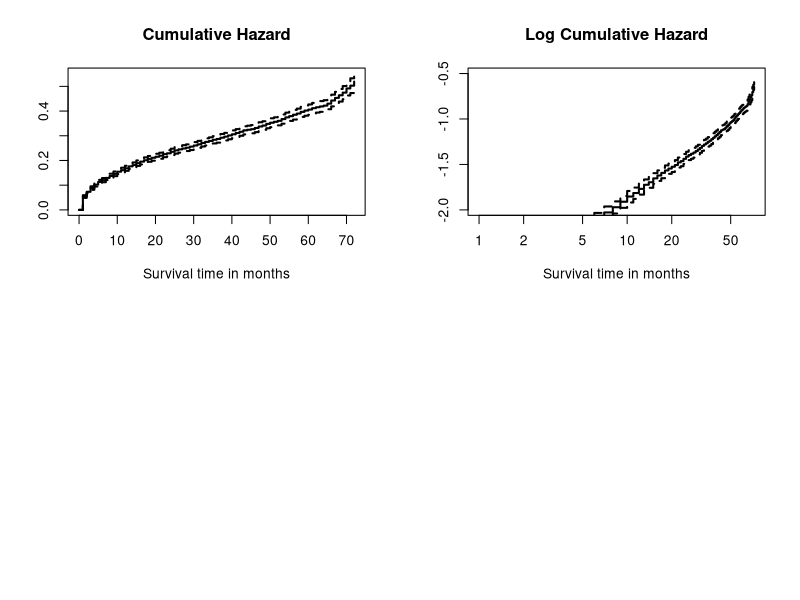
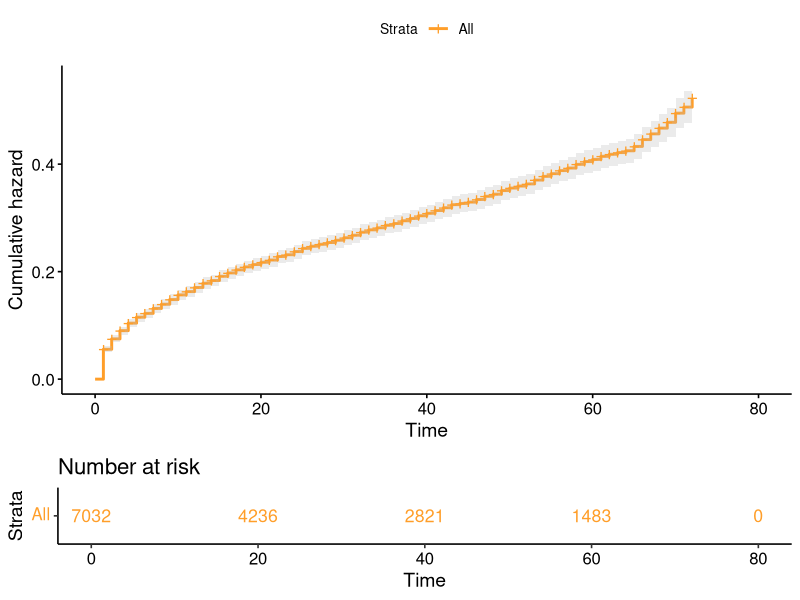
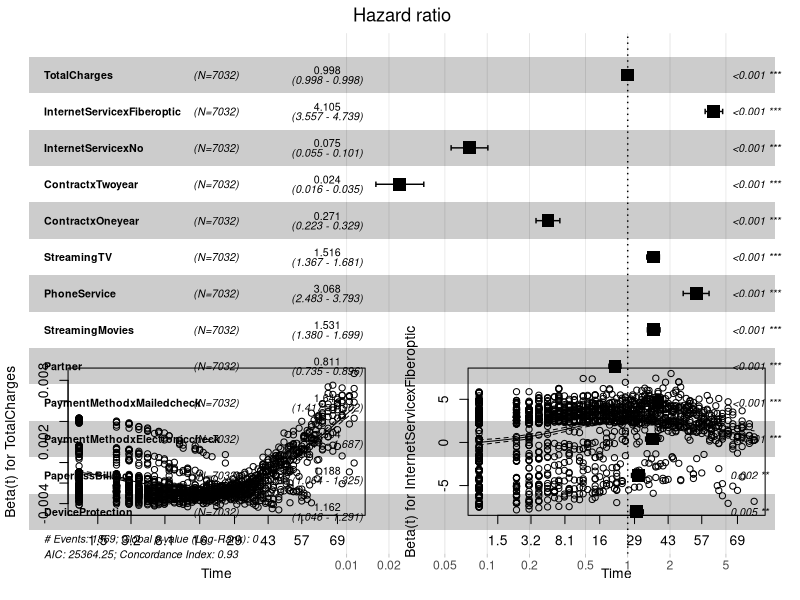
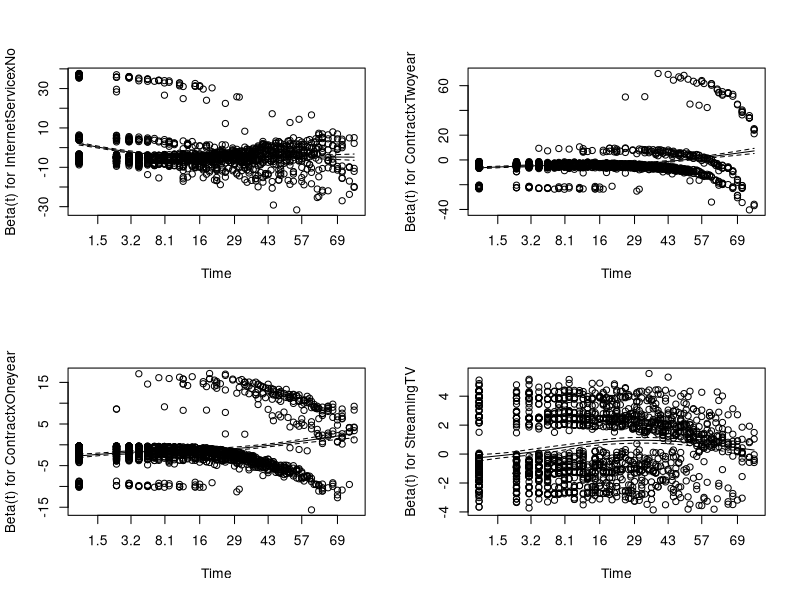
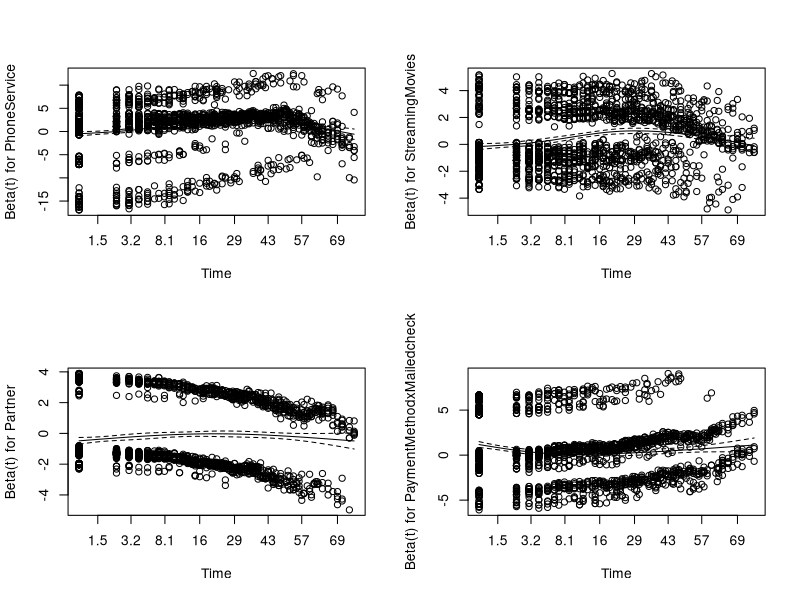
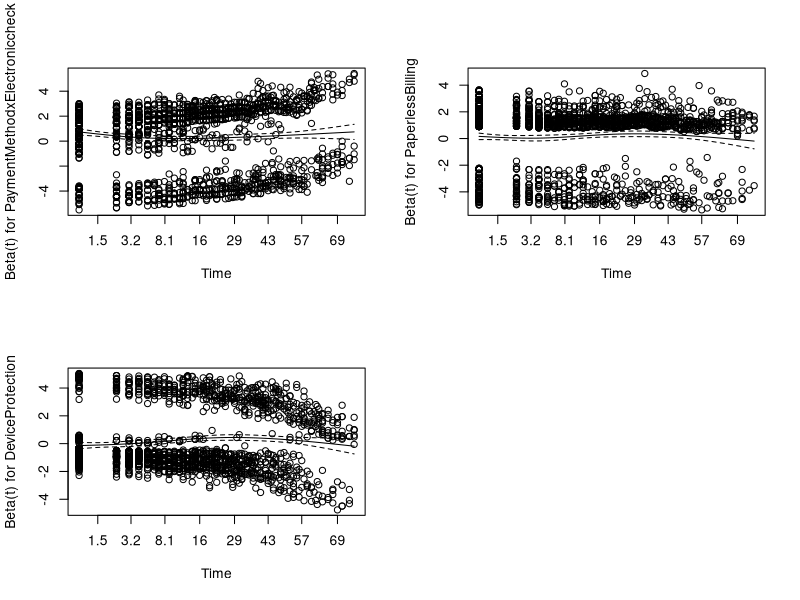
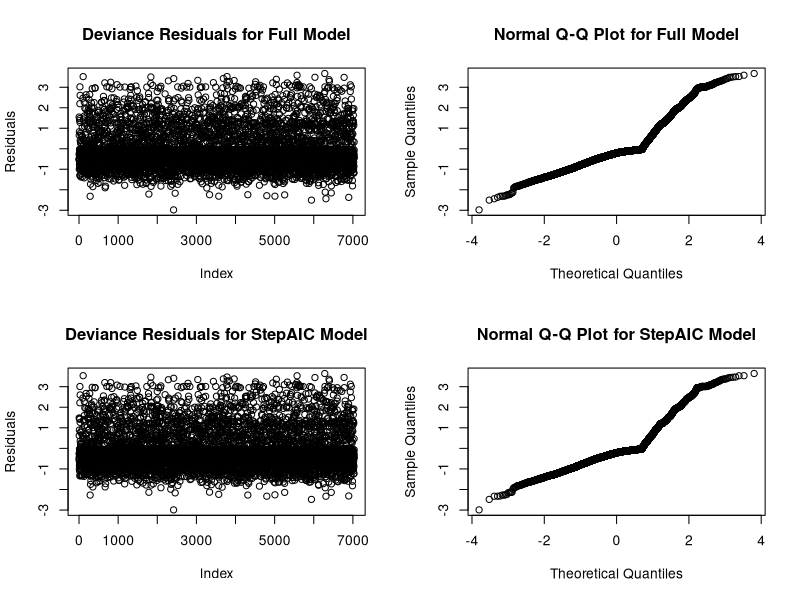

Reproduce these figures in R, in order. (Note: this script raises an error after producing the figures.)
library(survival)
library(carData)
library(car)
library(grid)
library(MASS)
library(dplyr)
library(rlist)
library(caTools)
library(ggplot2)
library(cowplot)
library(magrittr)
library(ggpubr)
library(survminer)

##' read data
setwd("~/Desktop/cuschur")
data<-read.csv("numeric-churn.csv",header=TRUE,sep=',')
km<-survfit(Surv(tenure,Churn)~1,data=data)

##' plot harzard
par(mfrow=c(2,2))
plot(km, main="Cumulative Hazard", xlab="Survival time in months", lwd=2, fun="cumhaz")
plot(km, main="Log Cumulative Hazard", xlab="Survival time in months", ylim=c(-2,-0.5),lwd=2, fun="cloglog")
ggsurvplot(km, data = data, conf.int = TRUE, 
           palette = c("#FF9E29", "#86AA00"),
           risk.table = TRUE, risk.table.col = "strata",
           fun = "cumhaz")

##' step regression
full <- coxph(Surv(tenure,Churn)~.,data=data)
null <- coxph(Surv(tenure,Churn)~1,data=data)
summary(full)
summary(null)
step_back <- step(full, direction='backward', trace=FALSE)
step_for <- step(null, direction='forward', scope=list(upper=full, lower=null), trace=FALSE)
summary(step_back)
summary(step_for)

optimal <- coxph(Surv(tenure,Churn)~TotalCharges	+InternetServicexFiberoptic	+InternetServicexNo	+ContractxTwoyear	+ContractxOneyear	+StreamingTV	+PhoneService	+StreamingMovies	+Partner	+PaymentMethodxMailedcheck	+PaymentMethodxElectroniccheck	+PaperlessBilling	+DeviceProtection,data=data)
summary(optimal)

# plot Hazard rate
ggforest(optimal,data=data)

##' Harzard assumption
czph=cox.zph(full)
czph=cox.zph(optimal)
plot(czph)

par(mfrow=c(2,2))
dev_res=residuals(full,type="deviance")
index=seq(1:7032)
plot(dev_res~index,main="Deviance Residuals for Full Model",xlab="Index",ylab="Residuals")
qqnorm(dev_res,main="Normal Q-Q Plot for Full Model")

dev_res=residuals(optimal,type="deviance")
index=seq(1:7032)
plot(dev_res~index,main="Deviance Residuals for StepAIC Model",xlab="Index",ylab="Residuals")
qqnorm(dev_res,main="Normal Q-Q Plot for StepAIC Model")

##' comparison
AIC(optimal)
BIC(optimal)
anova(full,optimal)
logLik(full)

# Drawing curves
ggsurvplot(fit, color = "#2E9FDF")

##' residual plot
res <- data.frame(Residual=dev_res)
p <- ggplot(res, aes(sample = Residual))
p + stat_qq() + stat_qq_line()
Index <- 1:7032
require(ggplot2)
p <- ggplot(res, aes(Index, Residual))
p + geom_point() +
  geom_point(data = res, aes(y = res), colour = '#2E9FDF', size = 3)
